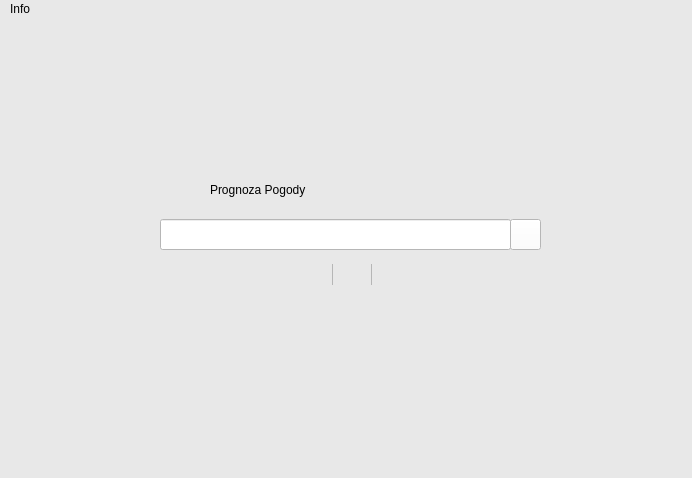
<?xml version="1.0" encoding="UTF-8"?>
<ui version="4.0">
 <class>MainWindow</class>
 <widget class="QMainWindow" name="MainWindow">
  <property name="geometry">
   <rect>
    <x>0</x>
    <y>0</y>
    <width>692</width>
    <height>478</height>
   </rect>
  </property>
  <property name="windowTitle">
   <string>MainWindow</string>
  </property>
  <property name="autoFillBackground">
   <bool>false</bool>
  </property>
  <property name="styleSheet">
   <string notr="true">background-color: rgb(232, 232, 232);</string>
  </property>
  <property name="animated">
   <bool>true</bool>
  </property>
  <widget class="QWidget" name="centralwidget">
   <widget class="QCheckBox" name="checkBox">
    <property name="geometry">
     <rect>
      <x>332</x>
      <y>245</y>
      <width>41</width>
      <height>21</height>
     </rect>
    </property>
    <property name="styleSheet">
     <string notr="true">QCheckBox::indicator:unchecked {
    image: url(:/czarne/dark_icons/toggle_off.png);
}

QCheckBox::indicator:checked {
    image: url(:/biale/icons_white/toggle_on.png);
}

QCheckBox::indicator {
    width: 40px;
    height: 40px;
}</string>
    </property>
    <property name="text">
     <string/>
    </property>
    <property name="iconSize">
     <size>
      <width>35</width>
      <height>35</height>
     </size>
    </property>
   </widget>
   <widget class="QLabel" name="label">
    <property name="geometry">
     <rect>
      <x>210</x>
      <y>150</y>
      <width>281</width>
      <height>41</height>
     </rect>
    </property>
    <property name="styleSheet">
     <string notr="true">font: 24pt &quot;Arial Rounded MT Bold&quot;;</string>
    </property>
    <property name="text">
     <string>Prognoza Pogody</string>
    </property>
   </widget>
   <widget class="QLineEdit" name="lineEdit">
    <property name="geometry">
     <rect>
      <x>160</x>
      <y>200</y>
      <width>351</width>
      <height>31</height>
     </rect>
    </property>
    <property name="styleSheet">
     <string notr="true">color: rgb(0, 0, 0);
background-color: rgb(255, 255, 255);</string>
    </property>
   </widget>
   <widget class="QPushButton" name="pushButton">
    <property name="geometry">
     <rect>
      <x>510</x>
      <y>200</y>
      <width>31</width>
      <height>31</height>
     </rect>
    </property>
    <property name="styleSheet">
     <string notr="true">color: rgb(255, 255, 255);
background-color: rgb(255, 255, 255);</string>
    </property>
    <property name="text">
     <string/>
    </property>
    <property name="icon">
     <iconset resource="zasoby.qrc">
      <normaloff>:/czarne/dark_icons/search.png</normaloff>:/czarne/dark_icons/search.png</iconset>
    </property>
    <property name="iconSize">
     <size>
      <width>20</width>
      <height>20</height>
     </size>
    </property>
   </widget>
   <widget class="QGraphicsView" name="graphicsView">
    <property name="geometry">
     <rect>
      <x>300</x>
      <y>240</y>
      <width>31</width>
      <height>31</height>
     </rect>
    </property>
    <property name="sizePolicy">
     <sizepolicy hsizetype="Expanding" vsizetype="Expanding">
      <horstretch>0</horstretch>
      <verstretch>0</verstretch>
     </sizepolicy>
    </property>
    <property name="autoFillBackground">
     <bool>false</bool>
    </property>
    <property name="styleSheet">
     <string notr="true">border-image: url(:/czarne/dark_icons/dark_mode.png) 0 0 0 0 stretch stretch;
background-repeat: no-repeat;</string>
    </property>
    <property name="frameShape">
     <enum>QFrame::NoFrame</enum>
    </property>
    <property name="lineWidth">
     <number>0</number>
    </property>
   </widget>
  </widget>
  <widget class="QMenuBar" name="menubar">
   <property name="geometry">
    <rect>
     <x>0</x>
     <y>0</y>
     <width>692</width>
     <height>22</height>
    </rect>
   </property>
   <widget class="QMenu" name="menu">
    <property name="title">
     <string>Info</string>
    </property>
    <addaction name="actionO_aplikacji"/>
   </widget>
   <addaction name="menu"/>
  </widget>
  <widget class="QStatusBar" name="statusbar"/>
  <action name="actionO_aplikacji">
   <property name="text">
    <string>O aplikacji</string>
   </property>
  </action>
 </widget>
 <resources>
  <include location="zasoby.qrc"/>
 </resources>
 <connections/>
</ui>
